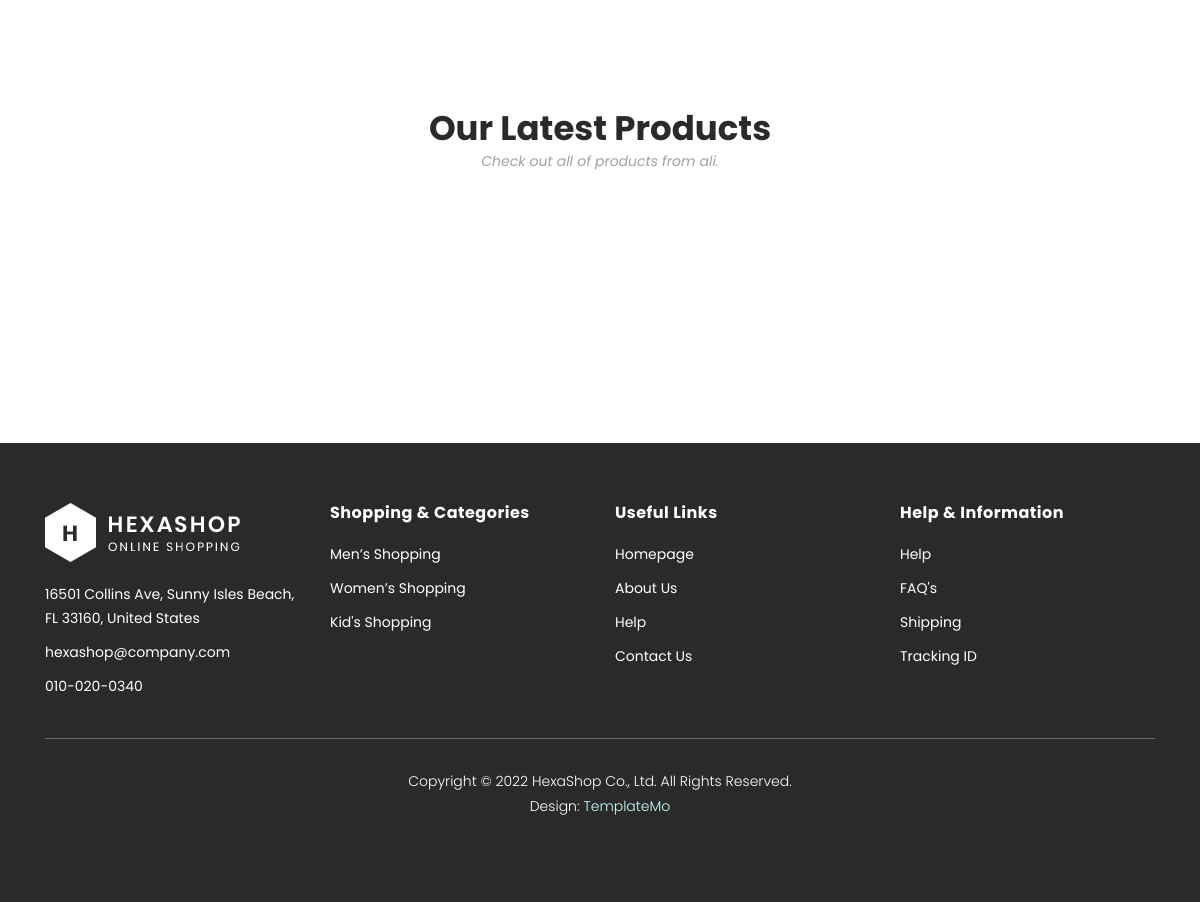
Page /products/admin/ali/ (lower part) on the earlier database version.
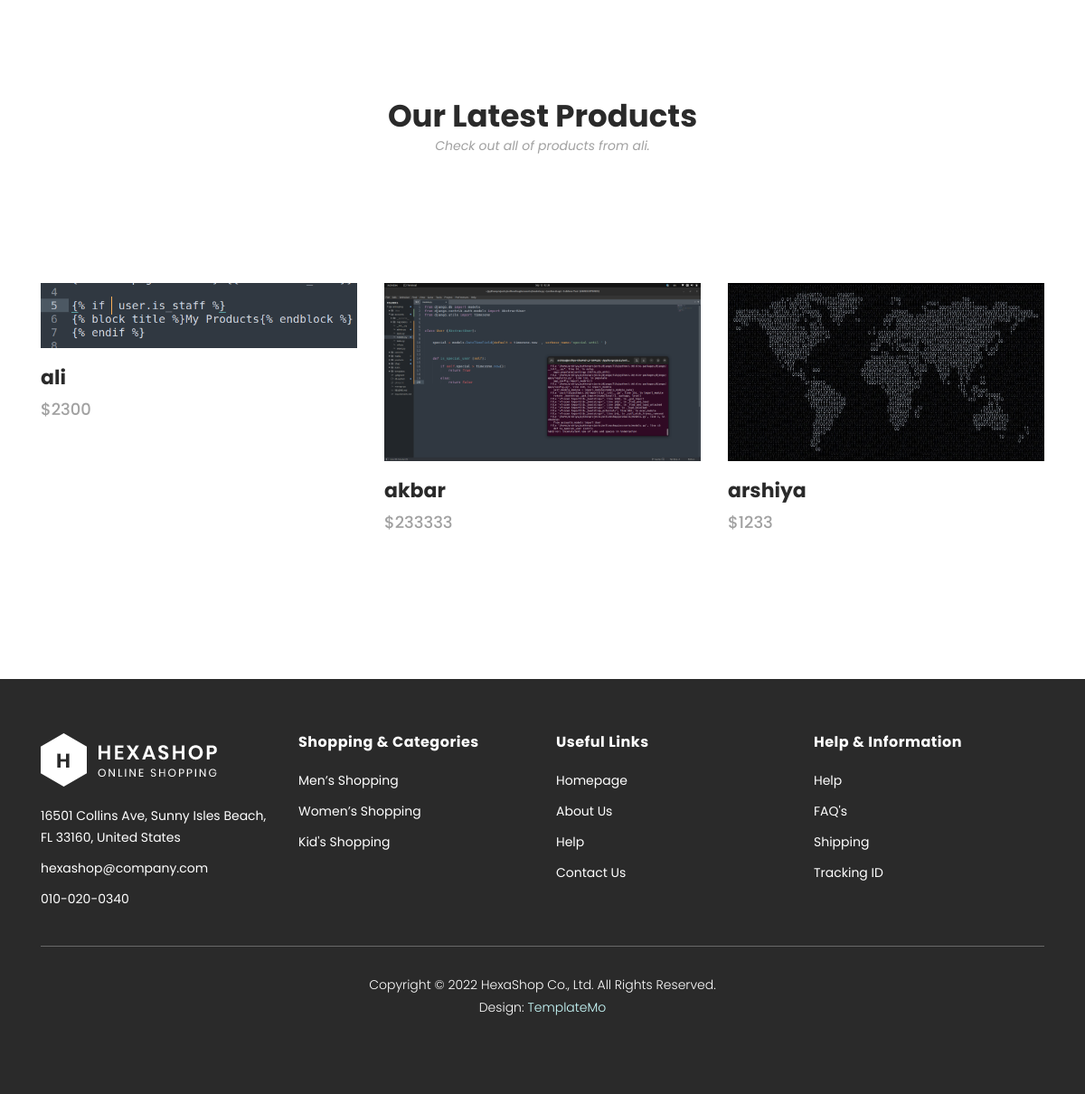
Same page on the later database version.
### accounts/models.py (models this page shows)
class User(AbstractUser):
	is_admin = models.BooleanField(default = False , verbose_name = 'admin')
	special = models.DateTimeField(default = timezone.now  , verbose_name='special until ' )
	def is_special_user(self):
		if self.special > timezone.now():
			return True
		else:
			return False
	is_special_user.boolean = True
	is_special_user.short_description = 'special user'

### products/models.py (models this page shows, shortened)
class Product(models.Model):
    STATUS_CHOICES = (
        ('d' ,'draft'),
        ('p' , 'publish')
    )
    admin = models.ForeignKey(User , null=True , on_delete = models.SET_NULL , related_name='admin')
    title = models.CharField(max_length=50 , null=False , blank=False)
    slug = models.SlugField(max_length=50 , unique=True )
    description =models.TextField()
    categories = models.ManyToManyField('Category' , related_name='product' )
    price = models.BigIntegerField(null=True)
    image = models.ImageField(upload_to='products')
    created = models.DateTimeField(auto_now_add=True)
    status = models.CharField(max_length=1 , default='d' , choices=STATUS_CHOICES)
    stars = models.SmallIntegerField(default=0)
    class Meta:
        verbose_name = 'product'
        verbose_name_plural = 'products'
        ordering = ['-created']
    def Rstars(self):
        return range(self.stars)
    def get_thumbnail(self):
        return format_html(f"<img width='70' style='border-radius: 10px;' src='{self.image.url}'>")
    get_thumbnail.short_description = 'thumbnail'
    def cat_to_str(self):
        return ' , '.join([cat.title for cat in self.categories.published()])
    cat_to_str.short_description = 'categories'
    objects = ProductManager()

### products/views.py (the view)
# urls.py: path('admin/<slug:username>/' , adminpage , name ='admin')
def adminpage(request , username):
    admin = User.objects.get(username = username)
    product_list = admin.admin.published()
    paginator = Paginator(product_list , 6)
    page = request.GET.get('p')
    products =paginator.get_page(page)
    context={
    "admin" : admin ,
    "categories": pcategories,
    "products" : products,
    }
    return render(request , 'products/admin_page.html' ,  context)

### products/models.py (called while the page is built)
    def published (self):
        return self.filter(status = 'p')

### templates/products/admin_page.html (shortened to what this page needs)
{% extends 'products/products.html' %}
{%  load static %}
{% block header %}
	<h2>Our Latest Products</h2>
	<span>Check out all of  products from {{admin.username}}.</span>
{% endblock %}
{% block products %}
<section class="section" id="products">
        <div class="container">
            <div class="row">
                <div class="col-lg-12">
                </div>
            </div>
        </div>
        <div class="container">
            <div class="row">
            {% for product in products %}
                <div class="col-lg-4">
                    <div class="item">
                        <div class="thumb">
                            <a href="{% url 'products:single_product' product.slug %}"><img src="{{ product.image.url }}" alt=""></a>
                        </div>
                        <div class="down-content">
                            <h4>{{ product.title }}</h4>
                            <span>${{ product.price }}</span>
                            <ul class="stars">
                                {% for star in product.Rstars  %}
                                <li><i class="fa fa-star"></i></li>
                                {% endfor %}
                            </ul>
                        </div>
                    </div>
                </div>
                {% endfor %}
            <div class="col-lg-12">
                </div>
            </div>
        </div>
    </section>
{% endblock %}

### templates/products/products.html (shortened to what this page needs)
{% extends 'products/base.html' %}
{%  load static %}
{% block main %}
    <body>
    <section class="section" id="products">
        <div class="container">
            <div class="row">
                <div class="col-lg-12">
                    <div class="section-heading">
                        {% block header %}
                        {% endblock %}
                    </div>
                </div>
            </div>
        </div>
        {% block products %}{% endblock %}
    </section>
{% endblock %}

### templates/products/base.html (shortened to what this page needs)
{% load static %}
<!DOCTYPE html>
<html lang="en">
  <head>
    <link rel="stylesheet" type="text/css" href="{% static 'products/assets/css/bootstrap.min.css' %}">
    <link rel="stylesheet" type="text/css" href="{% static 'products/assets/css/font-awesome.css' %}">
    <link rel="stylesheet" href="{% static 'products/assets/css/templatemo-hexashop.css' %}">
    <link rel="stylesheet" href="{% static 'products/assets/css/owl-carousel.css' %}">
    <link rel="stylesheet" href="{% static 'products/assets/css/lightbox.css' %}">
    </head>
  {% block main %}
  {% endblock %}
    <footer>
        <div class="container">
            <div class="row">
                <div class="col-lg-3">
                    <div class="first-item">
                        <div class="logo">
                            <img src="{% static 'products/assets/images/white-logo.png' %}" alt="hexashop ecommerce templatemo">
                        </div>
                        <ul>
                            <li><a href="#">16501 Collins Ave, Sunny Isles Beach, FL 33160, United States</a></li>
                            <li><a href="#">hexashop@company.com</a></li>
                            <li><a href="#">010-020-0340</a></li>
                        </ul>
                    </div>
                </div>
                <div class="col-lg-3">
                    <h4>Shopping &amp; Categories</h4>
                    <ul>
                        <li><a href="#">Men’s Shopping</a></li>
                        <li><a href="#">Women’s Shopping</a></li>
                        <li><a href="#">Kid's Shopping</a></li>
                    </ul>
                </div>
                <div class="col-lg-3">
                    <h4>Useful Links</h4>
                    <ul>
                        <li><a href="#">Homepage</a></li>
                        <li><a href="#">About Us</a></li>
                        <li><a href="#">Help</a></li>
                        <li><a href="#">Contact Us</a></li>
                    </ul>
                </div>
                <div class="col-lg-3">
                    <h4>Help &amp; Information</h4>
                    <ul>
                        <li><a href="#">Help</a></li>
                        <li><a href="#">FAQ's</a></li>
                        <li><a href="#">Shipping</a></li>
                        <li><a href="#">Tracking ID</a></li>
                    </ul>
                </div>
                <div class="col-lg-12">
                    <div class="under-footer">
                        <p>Copyright © 2022 HexaShop Co., Ltd. All Rights Reserved.
                        <br>Design: <a href="https://templatemo.com" target="_parent" title="free css templates">TemplateMo</a></p>
                        <ul>
                            <li><a href="#"><i class="fa fa-facebook"></i></a></li>
                            <li><a href="#"><i class="fa fa-twitter"></i></a></li>
                            <li><a href="#"><i class="fa fa-linkedin"></i></a></li>
                            <li><a href="#"><i class="fa fa-behance"></i></a></li>
                        </ul>
                    </div>
                </div>
            </div>
        </div>
    </footer>
  </body>
</html>

### static/products/assets/css/templatemo-hexashop.css (style rules this page uses)
html, body, div, span, applet, object, iframe, h1, h2, h3, h4, h5, h6, p, blockquote, div pre, a, abbr, acronym, address, big, cite, code, del, dfn, em, font, img, ins, kbd, q, s, samp, small, strike, strong, sub, sup, tt, var, b, u, i, center, dl, dt, dd, ol, ul, li, figure, header, nav, section, article, aside, footer, figcaption { margin: 0; padding: 0; border: 0; outline: 0; }
ul, li { padding: 0; margin: 0; list-style: none; }
header, nav, section, article, aside, footer, hgroup { display: block; }
* { box-sizing: border-box; }
html, body { font-family: 'Poppins', sans-serif; font-weight: 400; background-color: #fff; font-size: 16px; -ms-text-size-adjust: 100%; -webkit-font-smoothing: antialiased; -moz-osx-font-smoothing: grayscale; }
a { text-decoration: none !important; }
h1, h2, h3, h4, h5, h6 { margin-top: 0px; margin-bottom: 0px; }
ul { margin-bottom: 0px; }
p { font-size: 14px; line-height: 25px; color: #2a2a2a; }
html, body { background: #fff; font-family: 'Poppins', sans-serif; }
.section-heading h2 { font-size: 34px; font-weight: 700; color: #2a2a2a; }
.section-heading span { font-size: 14px; color: #a1a1a1; font-style: italic; font-weight: 400; }
footer { margin-top: 60px; padding: 60px 0px 30px 0px; background-color: #2a2a2a; }
footer .logo { margin-bottom: 20px; }
footer ul li { display: block; margin-bottom: 10px; }
footer ul li a { font-size: 14px; color: #fff; transition: all .3s; }
footer h4 { letter-spacing: 0.5px; font-size: 16px; color: #fff; font-weight: 700; margin-bottom: 20px; }
footer .under-footer { margin-top: 30px; padding-top: 30px; text-align: center; border-top: 1px solid rgba(250,250,250,0.3); }
footer .under-footer ul { margin-top: 20px; }
footer .under-footer ul li { display: inline-block; margin: 0px 10px; }
footer .under-footer ul li a { font-size: 22px; }
footer .under-footer p { color: #fff; font-size: 14px; font-weight: 300; }
footer .under-footer a { color: #cff; }
#products .section-heading { text-align: center; margin-bottom: 60px; margin-top: 80px; }
#products .item { margin-bottom: 30px; }
#products .item .thumb img { width: 100%; overflow: hidden; }
#products .item .down-content { padding-top: 20px; position: relative; z-index: 3; background-color: #fff; }
#products .item .down-content h4 { font-size: 22px; color: #2a2a2a; font-weight: 700; margin-bottom: 8px; }
#products .item .down-content span { font-size: 18px; color: #a1a1a1; font-weight: 500; display: block; }
#products .item .down-content ul.stars { position: absolute; right: 0; top: 20px; }
#products .item .down-content ul.stars li { display: inline; font-size: 13px; }
#products .item .thumb { position: relative; }

Differences in the rows shown:
added Product: image (picture), title "ali", price "2300", stars 3 (drawn)
added Product: image (picture), title "akbar", price "233333", stars 3 (drawn)
added Product: image (picture), title "arshiya", price "1233", stars 3 (drawn)
